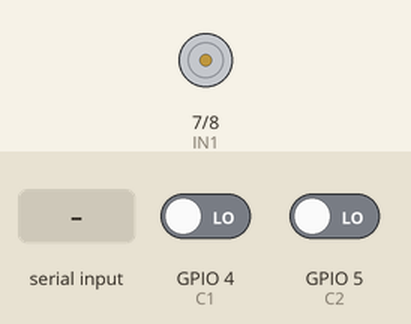
A sketch run on a simulated ESP32-S3. Parts: motor-driver pin pairs drawn as motors (green arrow = first pin HIGH = forward, orange = second pin HIGH = backward, longer = more drive, scaled by the enable pin). The test bench sets the inputs (shaded band); at power-on: GPIO 4 (C1) LOW, GPIO 5 (C2) LOW. What the sketch prints to the serial monitor is not drawn.

Above: at 1.2 s.
1.3 s: "90,45\n" received over Serial
At 2.5 s:
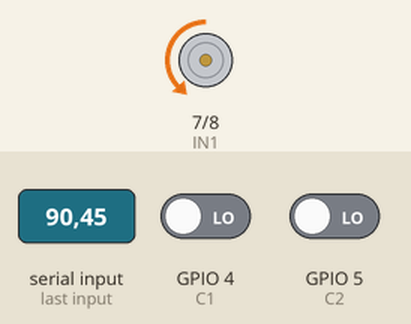
2.8 s: "30,150\n" received over Serial
At 3.9 s:
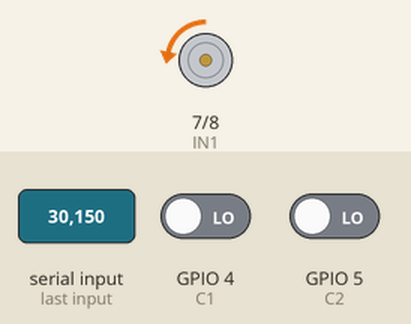
4.3 s: "0\n" received over Serial
At 5.0 s:
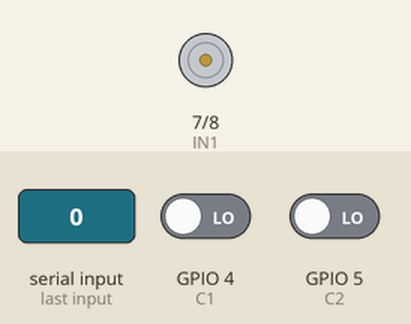
5.8 s: "200\n" received over Serial
At 6.2 s:
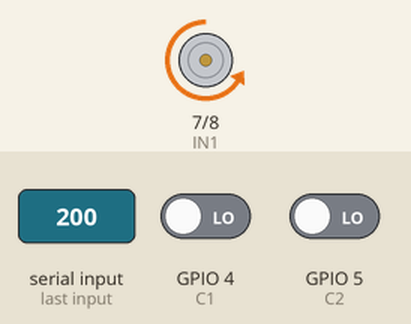
7.3 s: "90\n" received over Serial
At 8.5 s:
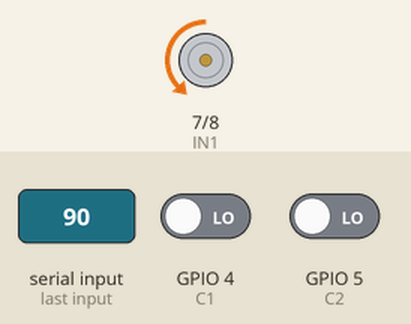
Timing chart, 0 to 9.8 s (numbered marks = the images above; inputs shaded):
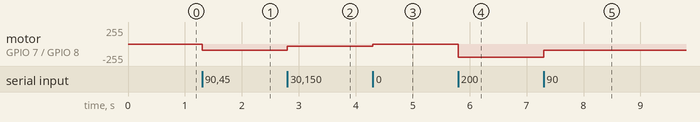

Measured:
- after the input at 1.3 s, motor on GPIO 7 (IN1) / GPIO 8 (IN2): stopped → backward 90/255 at once
- after the input at 2.8 s, motor on GPIO 7 (IN1) / GPIO 8 (IN2): backward 90/255 → backward 30/255 at once
- after the input at 4.3 s, motor on GPIO 7 (IN1) / GPIO 8 (IN2): backward 30/255 → stopped at once
- after the input at 5.8 s, motor on GPIO 7 (IN1) / GPIO 8 (IN2): stopped → backward 199/255 at once
- after the input at 7.3 s, motor on GPIO 7 (IN1) / GPIO 8 (IN2): backward 199/255 → backward 90/255 at once

The sketch:

VisualizadorPRpmRad.ino
```cpp
#include <Arduino.h>

#define C1 4      // Señal A del encoder
#define C2 5      // Señal B del encoder
#define ENA 6     // Pin PWM para velocidad
#define IN1 7     // Dirección motor
#define IN2 8     // Dirección motor

// --- Encoder ---
volatile int n = 0;
volatile byte ant = 0;
volatile byte act = 0;
double P = 0.0;

// --- RPM ---
double N = 0.0;
const int R = 1980; //Depende del datasheet  R = MH * s * r
unsigned long lastTime = 0;
unsigned long sampleTime = 100;

// --- Rad/s ---
const double constValue = (2* 3.1416 * 1000) / R;
double W = 0.0;

// --- Serial Communication ---
String inputString = "";
bool stringComplete = false;
const char separator = ',';
const int dataLength = 1;
double data[dataLength]; // Valor regula ciclo de trabajo (PWM)

// --- Control PWM ---
int cv = 0; // Duty Cycle

void setup() {
  Serial.begin(115200);

  // Pines encoder
  pinMode(C1, INPUT);
  pinMode(C2, INPUT);

  // Pines motor
  pinMode(IN1, OUTPUT);
  pinMode(IN2, OUTPUT);
  digitalWrite(IN1, LOW);
  digitalWrite(IN2, LOW);

  // PWM (nueva API core 3.x)
  ledcAttach(ENA, 5000, 8);  // ENA: 5 kHz, 8 bits
  ledcWrite(ENA, 0);         // Motor detenido al inicio

  attachInterrupt(C1, encoder, CHANGE);
  attachInterrupt(C2, encoder, CHANGE);

  Serial.println("Posición en grados, RPM, rad/s:");
}

void loop() {
  // Leer entrada serial
  while (Serial.available()) {
    char inChar = (char)Serial.read();
    inputString += inChar;
    if (inChar == '\n') {
      stringComplete = true;
    }
  }

  // Procesar entrada
  if (stringComplete) {
    for (int i = 0; i < dataLength ; i++) {
      int index = inputString.indexOf(separator);
      if (index == -1) {
        data[i] = inputString.toInt();
        break;
      }
      data[i] = inputString.substring(0, index).toInt();
      inputString = inputString.substring(index + 1);
    }
    cv = data[0];
    if (cv > 0) anticlockwise(IN2, IN1, ENA, cv);
    else clockwise(IN2, IN1, ENA, abs(cv));
    inputString = "";
    stringComplete = false;
  }

  // Calcular posición y RPM cada sampleTime ms
  if (millis() - lastTime >= sampleTime) {
    computePos();
    computeRpm();
    computeW();
    Serial.print("Posición: "); Serial.print(P);
    Serial.print(" | RPM: "); Serial.print(N);
    Serial.print(" | rad/s :"); Serial.println(W);
    lastTime = millis();
    n = 0; // Reset contador de pulsos
  }
}

// --- Cálculos ---
void computePos() {
  P = (n * 360.0) / R;
}

void computeRpm() {
  N = (n * 60.0 * 1000.0) / (sampleTime * R);
}

void computeW(){
  W = (constValue * n)/ (sampleTime);

}

// --- Control de motor ---
void clockwise(int pin1, int pin2, int pwmPin, int pwm) {
  digitalWrite(pin1, LOW);
  digitalWrite(pin2, HIGH);
  ledcWrite(pwmPin, pwm);
}

void anticlockwise(int pin1, int pin2, int pwmPin, int pwm) {
  digitalWrite(pin1, HIGH);
  digitalWrite(pin2, LOW);
  ledcWrite(pwmPin, pwm);
}

// --- Interrupción del encoder ---
void encoder() {
  ant = act;
  act = (digitalRead(C1) << 2) | (digitalRead(C2) << 3);

  if (ant == 0 && act == 4) n++;
  if (ant == 4 && act == 12) n++;
  if (ant == 8 && act == 0) n++;
  if (ant == 12 && act == 8) n++;

  if (ant == 0 && act == 8) n--;
  if (ant == 4 && act == 0) n--;
  if (ant == 8 && act == 12) n--;
  if (ant == 12 && act == 4) n--;
}
```
